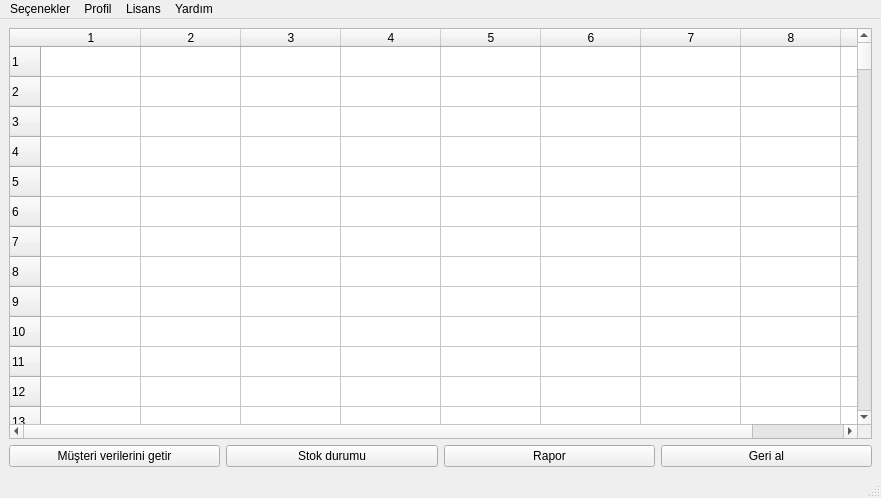
<?xml version="1.0" encoding="UTF-8"?>
<ui version="4.0">
 <class>MainWindow</class>
 <widget class="QMainWindow" name="MainWindow">
  <property name="geometry">
   <rect>
    <x>0</x>
    <y>0</y>
    <width>881</width>
    <height>498</height>
   </rect>
  </property>
  <property name="windowTitle">
   <string>YEK OTOMASYON V0.1</string>
  </property>
  <widget class="QWidget" name="centralwidget">
   <layout class="QGridLayout" name="gridLayout">
    <item row="0" column="0" colspan="4">
     <widget class="QTableWidget" name="tableWidget">
      <property name="rowCount">
       <number>1000</number>
      </property>
      <property name="columnCount">
       <number>9</number>
      </property>
      <row/>
      <row/>
      <row/>
      <row/>
      <row/>
      <row/>
      <row/>
      <row/>
      <row/>
      <row/>
      <row/>
      <row/>
      <row/>
      <row/>
      <row/>
      <row/>
      <row/>
      <row/>
      <row/>
      <row/>
      <row/>
      <row/>
      <row/>
      <row/>
      <row/>
      <row/>
      <row/>
      <row/>
      <row/>
      <row/>
      <row/>
      <row/>
      <row/>
      <row/>
      <row/>
      <row/>
      <row/>
      <row/>
      <row/>
      <row/>
      <row/>
      <row/>
      <row/>
      <row/>
      <row/>
      <row/>
      <row/>
      <row/>
      <row/>
      <row/>
      <row/>
      <row/>
      <row/>
      <row/>
      <row/>
      <row/>
      <row/>
      <row/>
      <row/>
      <row/>
      <row/>
      <row/>
      <row/>
      <row/>
      <row/>
      <row/>
      <row/>
      <row/>
      <row/>
      <row/>
      <row/>
      <row/>
      <row/>
      <row/>
      <row/>
      <row/>
      <row/>
      <row/>
      <row/>
      <row/>
      <row/>
      <row/>
      <row/>
      <row/>
      <row/>
      <row/>
      <row/>
      <row/>
      <row/>
      <row/>
      <row/>
      <row/>
      <row/>
      <row/>
      <row/>
      <row/>
      <row/>
      <row/>
      <row/>
      <row/>
      <row/>
      <row/>
      <row/>
      <row/>
      <row/>
      <row/>
      <row/>
      <row/>
      <row/>
      <row/>
      <row/>
      <row/>
      <row/>
      <row/>
      <row/>
      <row/>
      <row/>
      <row/>
      <row/>
      <row/>
      <row/>
      <row/>
      <row/>
      <row/>
      <row/>
      <row/>
      <row/>
      <row/>
      <row/>
      <row/>
      <row/>
      <row/>
      <row/>
      <row/>
      <row/>
      <row/>
      <row/>
      <row/>
      <row/>
      <row/>
      <row/>
      <row/>
      <row/>
      <row/>
      <row/>
      <row/>
      <row/>
      <row/>
      <row/>
      <row/>
      <row/>
      <row/>
      <row/>
      <row/>
      <row/>
      <row/>
      <row/>
      <row/>
      <row/>
      <row/>
      <row/>
      <row/>
      <row/>
      <row/>
      <row/>
      <row/>
      <row/>
      <row/>
      <row/>
      <row/>
      <row/>
      <row/>
      <row/>
      <row/>
      <row/>
      <row/>
      <row/>
      <row/>
      <row/>
      <row/>
      <row/>
      <row/>
      <row/>
      <row/>
      <row/>
      <row/>
      <row/>
      <row/>
      <row/>
      <row/>
      <row/>
      <row/>
      <row/>
      <row/>
      <row/>
      <row/>
      <row/>
      <row/>
      <row/>
      <row/>
      <row/>
      <row/>
      <row/>
      <row/>
      <row/>
      <row/>
      <row/>
      <row/>
      <row/>
      <row/>
      <row/>
      <row/>
      <row/>
      <row/>
      <row/>
      <row/>
      <row/>
      <row/>
      <row/>
      <row/>
      <row/>
      <row/>
      <row/>
      <row/>
      <row/>
      <row/>
      <row/>
      <row/>
      <row/>
      <row/>
      <row/>
      <row/>
      <row/>
      <row/>
      <row/>
      <row/>
      <row/>
      <row/>
      <row/>
      <row/>
      <row/>
      <row/>
      <row/>
      <row/>
      <row/>
      <row/>
      <row/>
      <row/>
      <row/>
      <row/>
      <row/>
      <row/>
      <row/>
      <row/>
      <row/>
      <row/>
      <row/>
      <row/>
      <row/>
      <row/>
      <row/>
      <row/>
      <row/>
      <row/>
      <row/>
      <row/>
      <row/>
      <row/>
      <row/>
      <row/>
      <row/>
      <row/>
      <row/>
      <row/>
      <row/>
      <row/>
      <row/>
      <row/>
      <row/>
      <row/>
      <row/>
      <row/>
      <row/>
      <row/>
      <row/>
      <row/>
      <row/>
      <row/>
      <row/>
      <row/>
      <row/>
      <row/>
      <row/>
      <row/>
      <row/>
      <row/>
      <row/>
      <row/>
      <row/>
      <row/>
      <row/>
      <row/>
      <row/>
      <row/>
      <row/>
      <row/>
      <row/>
      <row/>
      <row/>
      <row/>
      <row/>
      <row/>
      <row/>
      <row/>
      <row/>
      <row/>
      <row/>
      <row/>
      <row/>
      <row/>
      <row/>
      <row/>
      <row/>
      <row/>
      <row/>
      <row/>
      <row/>
      <row/>
      <row/>
      <row/>
      <row/>
      <row/>
      <row/>
      <row/>
      <row/>
      <row/>
      <row/>
      <row/>
      <row/>
      <row/>
      <row/>
      <row/>
      <row/>
      <row/>
      <row/>
      <row/>
      <row/>
      <row/>
      <row/>
      <row/>
      <row/>
      <row/>
      <row/>
      <row/>
      <row/>
      <row/>
      <row/>
      <row/>
      <row/>
      <row/>
      <row/>
      <row/>
      <row/>
      <row/>
      <row/>
      <row/>
      <row/>
      <row/>
      <row/>
      <row/>
      <row/>
      <row/>
      <row/>
      <row/>
      <row/>
      <row/>
      <row/>
      <row/>
      <row/>
      <row/>
      <row/>
      <row/>
      <row/>
      <row/>
      <row/>
      <row/>
      <row/>
      <row/>
      <row/>
      <row/>
      <row/>
      <row/>
      <row/>
      <row/>
      <row/>
      <row/>
      <row/>
      <row/>
      <row/>
      <row/>
      <row/>
      <row/>
      <row/>
      <row/>
      <row/>
      <row/>
      <row/>
      <row/>
      <row/>
      <row/>
      <row/>
      <row/>
      <row/>
      <row/>
      <row/>
      <row/>
      <row/>
      <row/>
      <row/>
      <row/>
      <row/>
      <row/>
      <row/>
      <row/>
      <row/>
      <row/>
      <row/>
      <row/>
      <row/>
      <row/>
      <row/>
      <row/>
      <row/>
      <row/>
      <row/>
      <row/>
      <row/>
      <row/>
      <row/>
      <row/>
      <row/>
      <row/>
      <row/>
      <row/>
      <row/>
      <row/>
      <row/>
      <row/>
      <row/>
      <row/>
      <row/>
      <row/>
      <row/>
      <row/>
      <row/>
      <row/>
      <row/>
      <row/>
      <row/>
      <row/>
      <row/>
      <row/>
      <row/>
      <row/>
      <row/>
      <row/>
      <row/>
      <row/>
      <row/>
      <row/>
      <row/>
      <row/>
      <row/>
      <row/>
      <row/>
      <row/>
      <row/>
      <row/>
      <row/>
      <row/>
      <row/>
      <row/>
      <row/>
      <row/>
      <row/>
      <row/>
      <row/>
      <row/>
      <row/>
      <row/>
      <row/>
      <row/>
      <row/>
      <row/>
      <row/>
      <row/>
      <row/>
      <row/>
      <row/>
      <row/>
      <row/>
      <row/>
      <row/>
      <row/>
      <row/>
      <row/>
      <row/>
      <row/>
      <row/>
      <row/>
      <row/>
      <row/>
      <row/>
      <row/>
      <row/>
      <row/>
      <row/>
      <row/>
      <row/>
      <row/>
      <row/>
      <row/>
      <row/>
      <row/>
      <row/>
      <row/>
      <row/>
      <row/>
      <row/>
      <row/>
      <row/>
      <row/>
      <row/>
      <row/>
      <row/>
      <row/>
      <row/>
      <row/>
      <row/>
      <row/>
      <row/>
      <row/>
      <row/>
      <row/>
      <row/>
      <row/>
      <row/>
      <row/>
      <row/>
      <row/>
      <row/>
      <row/>
      <row/>
      <row/>
      <row/>
      <row/>
      <row/>
      <row/>
      <row/>
      <row/>
      <row/>
      <row/>
      <row/>
      <row/>
      <row/>
      <row/>
      <row/>
      <row/>
      <row/>
      <row/>
      <row/>
      <row/>
      <row/>
      <row/>
      <row/>
      <row/>
      <row/>
      <row/>
      <row/>
      <row/>
      <row/>
      <row/>
      <row/>
      <row/>
      <row/>
      <row/>
      <row/>
      <row/>
      <row/>
      <row/>
      <row/>
      <row/>
      <row/>
      <row/>
      <row/>
      <row/>
      <row/>
      <row/>
      <row/>
      <row/>
      <row/>
      <row/>
      <row/>
      <row/>
      <row/>
      <row/>
      <row/>
      <row/>
      <row/>
      <row/>
      <row/>
      <row/>
      <row/>
      <row/>
      <row/>
      <row/>
      <row/>
      <row/>
      <row/>
      <row/>
      <row/>
      <row/>
      <row/>
      <row/>
      <row/>
      <row/>
      <row/>
      <row/>
      <row/>
      <row/>
      <row/>
      <row/>
      <row/>
      <row/>
      <row/>
      <row/>
      <row/>
      <row/>
      <row/>
      <row/>
      <row/>
      <row/>
      <row/>
      <row/>
      <row/>
      <row/>
      <row/>
      <row/>
      <row/>
      <row/>
      <row/>
      <row/>
      <row/>
      <row/>
      <row/>
      <row/>
      <row/>
      <row/>
      <row/>
      <row/>
      <row/>
      <row/>
      <row/>
      <row/>
      <row/>
      <row/>
      <row/>
      <row/>
      <row/>
      <row/>
      <row/>
      <row/>
      <row/>
      <row/>
      <row/>
      <row/>
      <row/>
      <row/>
      <row/>
      <row/>
      <row/>
      <row/>
      <row/>
      <row/>
      <row/>
      <row/>
      <row/>
      <row/>
      <row/>
      <row/>
      <row/>
      <row/>
      <row/>
      <row/>
      <row/>
      <row/>
      <row/>
      <row/>
      <row/>
      <row/>
      <row/>
      <row/>
      <row/>
      <row/>
      <row/>
      <row/>
      <row/>
      <row/>
      <row/>
      <row/>
      <row/>
      <row/>
      <row/>
      <row/>
      <row/>
      <row/>
      <row/>
      <row/>
      <row/>
      <row/>
      <row/>
      <row/>
      <row/>
      <row/>
      <row/>
      <row/>
      <row/>
      <row/>
      <row/>
      <row/>
      <row/>
      <row/>
      <row/>
      <row/>
      <row/>
      <row/>
      <row/>
      <row/>
      <row/>
      <row/>
      <row/>
      <row/>
      <row/>
      <row/>
      <row/>
      <row/>
      <row/>
      <row/>
      <row/>
      <row/>
      <row/>
      <row/>
      <row/>
      <row/>
      <row/>
      <row/>
      <row/>
      <row/>
      <row/>
      <row/>
      <row/>
      <row/>
      <row/>
      <row/>
      <row/>
      <row/>
      <row/>
      <row/>
      <row/>
      <row/>
      <row/>
      <row/>
      <row/>
      <row/>
      <row/>
      <row/>
      <row/>
      <row/>
      <row/>
      <row/>
      <row/>
      <row/>
      <row/>
      <row/>
      <row/>
      <row/>
      <row/>
      <row/>
      <row/>
      <row/>
      <row/>
      <row/>
      <row/>
      <row/>
      <row/>
      <row/>
      <row/>
      <row/>
      <row/>
      <row/>
      <row/>
      <row/>
      <row/>
      <row/>
      <row/>
      <row/>
      <row/>
      <row/>
      <row/>
      <row/>
      <row/>
      <row/>
      <row/>
      <row/>
      <row/>
      <row/>
      <row/>
      <row/>
      <row/>
      <row/>
      <row/>
      <row/>
      <row/>
      <row/>
      <row/>
      <row/>
      <row/>
      <row/>
      <row/>
      <row/>
      <row/>
      <row/>
      <row/>
      <row/>
      <row/>
      <row/>
      <row/>
      <row/>
      <row/>
      <row/>
      <row/>
      <row/>
      <row/>
      <row/>
      <row/>
      <row/>
      <row/>
      <row/>
      <row/>
      <row/>
      <row/>
      <row/>
      <row/>
      <row/>
      <row/>
      <row/>
      <row/>
      <row/>
      <row/>
      <row/>
      <row/>
      <row/>
      <row/>
      <row/>
      <row/>
      <row/>
      <row/>
      <row/>
      <row/>
      <row/>
      <row/>
      <row/>
      <row/>
      <row/>
      <row/>
      <row/>
      <row/>
      <row/>
      <row/>
      <row/>
      <row/>
      <row/>
      <row/>
      <row/>
      <row/>
      <row/>
      <row/>
      <row/>
      <row/>
      <row/>
      <row/>
      <row/>
      <row/>
      <row/>
      <row/>
      <row/>
      <row/>
      <row/>
      <row/>
      <row/>
      <row/>
      <row/>
      <row/>
      <row/>
      <row/>
      <row/>
      <row/>
      <row/>
      <row/>
      <row/>
      <row/>
      <row/>
      <row/>
      <row/>
      <row/>
      <row/>
      <row/>
      <row/>
      <row/>
      <row/>
      <row/>
      <row/>
      <row/>
      <row/>
      <row/>
      <row/>
      <row/>
      <row/>
      <row/>
      <row/>
      <row/>
      <row/>
      <row/>
      <row/>
      <row/>
      <row/>
      <row/>
      <row/>
      <row/>
      <row/>
      <row/>
      <row/>
      <row/>
      <row/>
      <row/>
      <row/>
      <row/>
      <row/>
      <row/>
      <row/>
      <row/>
      <row/>
      <row/>
      <row/>
      <row/>
      <row/>
      <row/>
      <row/>
      <row/>
      <row/>
      <row/>
      <row/>
      <row/>
      <row/>
      <row/>
      <row/>
      <row/>
      <row/>
      <row/>
      <row/>
      <row/>
      <row/>
      <row/>
      <row/>
      <row/>
      <row/>
      <row/>
      <row/>
      <row/>
      <row/>
      <row/>
      <row/>
      <row/>
      <row/>
      <row/>
      <row/>
      <row/>
      <row/>
      <row/>
      <row/>
      <row/>
      <row/>
      <row/>
      <row/>
      <row/>
      <row/>
      <row/>
      <row/>
      <row/>
      <row/>
      <column/>
      <column/>
      <column/>
      <column/>
      <column/>
      <column/>
      <column/>
      <column/>
      <column/>
     </widget>
    </item>
    <item row="1" column="0">
     <widget class="QPushButton" name="pushButton">
      <property name="text">
       <string>Müşteri verilerini getir</string>
      </property>
     </widget>
    </item>
    <item row="1" column="1">
     <widget class="QPushButton" name="pushButton_2">
      <property name="text">
       <string>Stok durumu</string>
      </property>
     </widget>
    </item>
    <item row="1" column="2">
     <widget class="QPushButton" name="pushButton_3">
      <property name="text">
       <string>Rapor</string>
      </property>
      <property name="flat">
       <bool>false</bool>
      </property>
     </widget>
    </item>
    <item row="1" column="3">
     <widget class="QPushButton" name="pushButton_4">
      <property name="text">
       <string>Geri al</string>
      </property>
     </widget>
    </item>
   </layout>
  </widget>
  <widget class="QMenuBar" name="menubar">
   <property name="geometry">
    <rect>
     <x>0</x>
     <y>0</y>
     <width>881</width>
     <height>27</height>
    </rect>
   </property>
   <widget class="QMenu" name="menuSe_enekler">
    <property name="title">
     <string>Seçenekler</string>
    </property>
    <addaction name="actionM_teri_Ekle"/>
    <addaction name="actionM_teri_Ara"/>
    <addaction name="actionM_teri_G_ncelle"/>
    <addaction name="action_k"/>
   </widget>
   <widget class="QMenu" name="menuYard_m">
    <property name="title">
     <string>Yardım</string>
    </property>
    <addaction name="actionBize_ula_n"/>
   </widget>
   <widget class="QMenu" name="menuProfil">
    <property name="title">
     <string>Profil</string>
    </property>
   </widget>
   <widget class="QMenu" name="menuLisans">
    <property name="title">
     <string>Lisans</string>
    </property>
   </widget>
   <addaction name="menuSe_enekler"/>
   <addaction name="menuProfil"/>
   <addaction name="menuLisans"/>
   <addaction name="menuYard_m"/>
  </widget>
  <widget class="QStatusBar" name="statusbar"/>
  <action name="actionM_teri_Ekle">
   <property name="text">
    <string>Müşteri Ekle</string>
   </property>
  </action>
  <action name="actionM_teri_Ara">
   <property name="text">
    <string>Müşteri Ara</string>
   </property>
  </action>
  <action name="actionM_teri_G_ncelle">
   <property name="text">
    <string>Müşteri Güncelle</string>
   </property>
  </action>
  <action name="action_k">
   <property name="text">
    <string>Çıkış</string>
   </property>
  </action>
  <action name="actionBize_ula_n">
   <property name="text">
    <string>Bize ulaşın</string>
   </property>
  </action>
 </widget>
 <resources/>
 <connections>
  <connection>
   <sender>pushButton</sender>
   <signal>clicked()</signal>
   <receiver>MainWindow</receiver>
   <slot>veriGetir()</slot>
   <hints>
    <hint type="sourcelabel">
     <x>109</x>
     <y>454</y>
    </hint>
    <hint type="destinationlabel">
     <x>226</x>
     <y>471</y>
    </hint>
   </hints>
  </connection>
  <connection>
   <sender>pushButton_2</sender>
   <signal>clicked()</signal>
   <receiver>MainWindow</receiver>
   <slot>stokGetir()</slot>
   <hints>
    <hint type="sourcelabel">
     <x>346</x>
     <y>461</y>
    </hint>
    <hint type="destinationlabel">
     <x>419</x>
     <y>474</y>
    </hint>
   </hints>
  </connection>
  <connection>
   <sender>pushButton_3</sender>
   <signal>clicked()</signal>
   <receiver>MainWindow</receiver>
   <slot>raporGetir()</slot>
   <hints>
    <hint type="sourcelabel">
     <x>537</x>
     <y>453</y>
    </hint>
    <hint type="destinationlabel">
     <x>598</x>
     <y>474</y>
    </hint>
   </hints>
  </connection>
  <connection>
   <sender>pushButton_4</sender>
   <signal>clicked()</signal>
   <receiver>MainWindow</receiver>
   <slot>geriAl()</slot>
   <hints>
    <hint type="sourcelabel">
     <x>720</x>
     <y>456</y>
    </hint>
    <hint type="destinationlabel">
     <x>772</x>
     <y>473</y>
    </hint>
   </hints>
  </connection>
 </connections>
 <slots>
  <slot>veriGetir()</slot>
  <slot>stokGetir()</slot>
  <slot>raporGetir()</slot>
  <slot>geriAl()</slot>
 </slots>
</ui>
